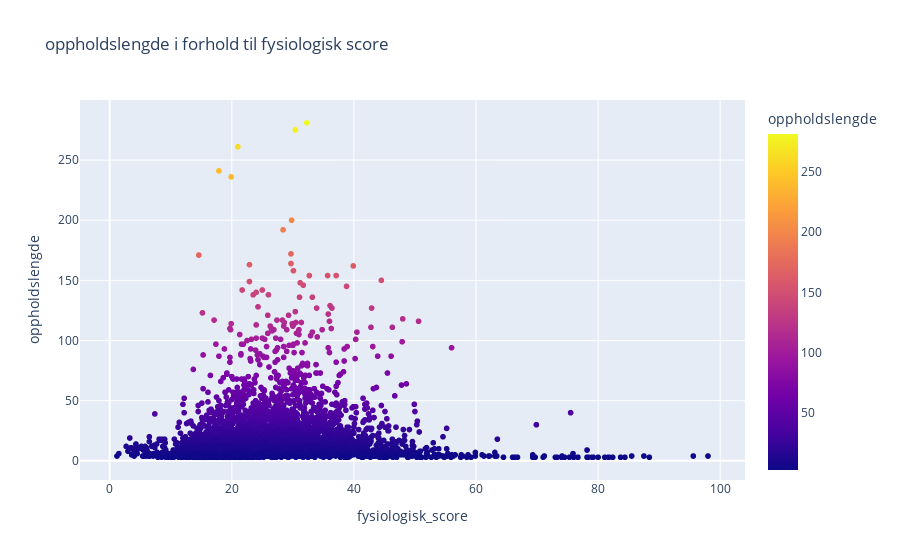

This figure's notebook cell:
### Markdown cell above
#### 3.1.4 Fysiologisk score og oppholdslengde

### Code cell
fig=px.scatter(train_df, x='fysiologisk_score', y='oppholdslengde', title= 'oppholdslengde i forhold til fysiologisk score',color='oppholdslengde')
fig.show()

### Figure 1 — Plotly figure (JSON) as saved in the notebook; plotly's stock layout.template omitted (floating-point values rounded to 4 significant figures; data arrays with more than 128 entries replaced by an {"elided": "..."} marker saying what was removed)
{"data": [{"hovertemplate": "fysiologisk_score=%{x}<br>oppholdslengde=%{marker.color}<extra></extra>", "legendgroup": "", "marker": {"color": {"elided": "5415 int values"}, "coloraxis": "coloraxis", "symbol": "circle"}, "mode": "markers", "name": "", "showlegend": false, "type": "scattergl", "x": {"elided": "5415 float values"}, "xaxis": "x", "y": {"elided": "5415 int values"}, "yaxis": "y"}], "layout": {"coloraxis": {"colorbar": {"title": {"text": "oppholdslengde"}}, "colorscale": [[0, "#0d0887"], [0.1111, "#46039f"], [0.2222, "#7201a8"], [0.3333, "#9c179e"], [0.4444, "#bd3786"], [0.5556, "#d8576b"], [0.6667, "#ed7953"], [0.7778, "#fb9f3a"], [0.8889, "#fdca26"], [1, "#f0f921"]]}, "legend": {"tracegroupgap": 0}, "title": {"text": "oppholdslengde i forhold til fysiologisk score"}, "xaxis": {"anchor": "y", "domain": [0, 1], "title": {"text": "fysiologisk_score"}}, "yaxis": {"anchor": "x", "domain": [0, 1], "title": {"text": "oppholdslengde"}}}}
